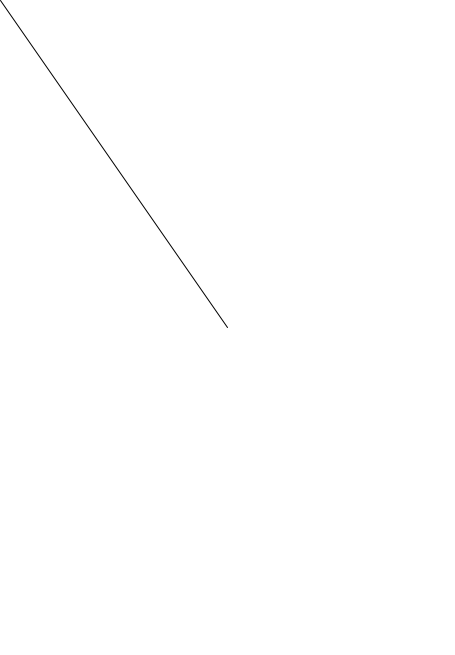
Frame 1 (no input)
Frame 60 (the mouse pressed at the canvas centre just before this capture): identical to frame 1, image omitted
Frame 120 (the mouse held since frame 60 and released just before this capture): blank canvas, image omitted

The Processing sketch that drew this single still picture (run headless with seeded random() and noise(); from frame 60 on, the mouse is pressed at the canvas centre):

// Processing sketch: sketch__
// ── sketch__.pde
void setup()
{
  background(255);
  size(455,655);
}

boolean condit(int mx, int my)
{
  return mx<width/2 && my<height/2 ?true:false;
}

void draw()
{
  background(255);
  if(condit(mouseX,mouseY))
  {
    line(mouseX,mouseY,width/2,height/2);
  }else{
    return;
  }
  ;
}
